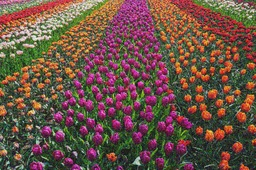
#> input picture data/noisy_flower.jpg, 256 x 170 px, shrunk from 1000 x 666 before the run, found by its file name
$ python mod_1_tulips.py
#> lines starting #> are read from the running program, lines starting #| are printed output that depends on the picture; after the words box and inside, x2 and y2 are one past the last pixel; in counts of white or black regions, pixels touching at a corner belong together
#> further down, tulips is the input picture: shape (170, 256, 3); mean R, G, B 107.8, 82.5, 69.6
#> `tulips_hsv = skimage.color.rgb2hsv(tulips)`: tulips_hsv: shape (170, 256, 3) float64; mean of channels 0, 1, 2 0.366, 0.453, 0.454
### src/plot_funcs.py
"""!@file plot_funcs.py
@brief Python script containing all plotting functions
for the Image Analysis Coursework

@details List of functions:
- plot_fitted_lines: Plot the fitted lines for the given parameters
- plot_signal_vector: Plot the signal vector
- plot_riverside: Plot the riverside image
- plot_daubechies: Plot the Daubechies wavelet coefficients
- plot_reconstruct_image: Plot the reconstructed image
- plot_tulips_hsv: Plot the Hue, Saturation, and Value channels of the tulips image
- plot_hue_hist: Plot the histogram of the hue channel


@author T. Breitburd on 04/06/2024"""


import os
import matplotlib.pyplot as plt

# Define the plotting style
plt.style.use("seaborn-v0_8-darkgrid")


# [156 lines left out: functions plot_fitted_lines, plot_signal_vector, plot_riverside, plot_daubechies, plot_reconstruct_image, not called in this run]


def plot_tulips_hsv(tulips_hsv):
    """!@brief Function to plot the Hue, Saturation, and Value channels of the tulips image

    @param tulips_hsv the tulips image in HSV format, numpy array

    @return None"""

    # Plot grayscale image of all three channels
    fig, ax = plt.subplots(1, 3, figsize=(15, 5))

    for i, channel in enumerate(["Hue", "Saturation", "Value"]):
        ax[i].imshow(tulips_hsv[:, :, i], cmap="gray")
        ax[i].set_title(f"{channel} Channel")
        ax[i].grid(False)

    plt.tight_layout()
    # Save the plot
    cur_dir = os.getcwd()
    plots_dir = os.path.join(cur_dir, "Plots")
    os.makedirs(plots_dir, exist_ok=True)

    plot_dir = os.path.join(plots_dir, "tulip_hsv.png")
    plt.savefig(plot_dir)
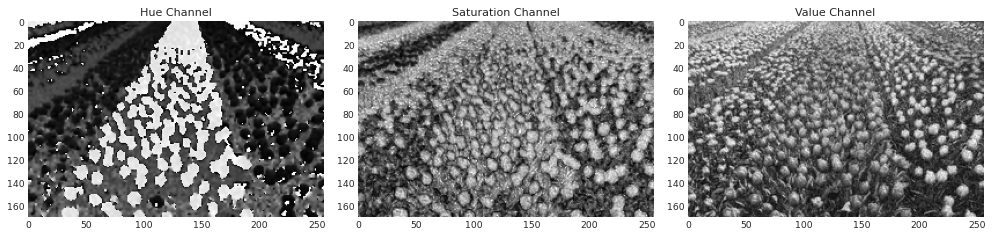
#> figure drawn by matplotlib, 3 panels

    plt.close()


def plot_hue_hist(hue_channel):
    """!@brief Function to plot the histogram of the hue channel

    @param hue_channel the hue channel of the tulips image, numpy array

    @return None"""

    # Plot the histogram of the hue values
    plt.figure(figsize=(10, 6))

    # Get the histogram of the hue values
    _, bin_centres, bins = plt.hist(hue_channel.ravel(), bins=200)
#> bin_centres = 201 values from 0 to 0.999; bins = 200 items

    # Overlay hue values on the histogram
    for patch, hue in zip(bins, bin_centres):
        patch.set_facecolor(plt.cm.hsv(hue))
#> this loop made 200 passes
#> hue on passes 1 to 3: 0, 0.00499, 0.00999

    plt.title("Hue Histogram with HSV Hue Overlaid")
    plt.xlabel("Hue value")
    plt.ylabel("Frequency")

    # Save the plot
    cur_dir = os.getcwd()
    plots_dir = os.path.join(cur_dir, "Plots")
    os.makedirs(plots_dir, exist_ok=True)

    plot_dir = os.path.join(plots_dir, "tulip_hue_hist.png")
    plt.savefig(plot_dir)
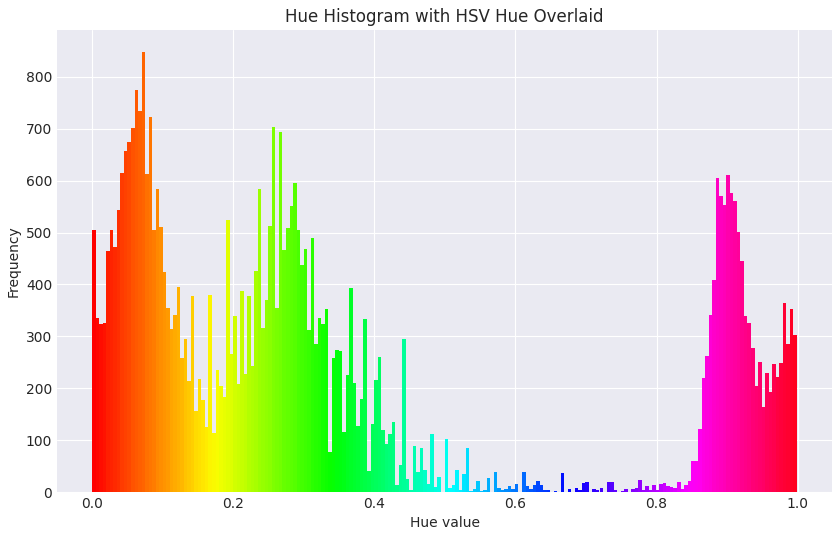
#> figure drawn by matplotlib, 1 panel; tallest bar 848 high, from x = 0.0699 to 0.0749

    plt.close()

### src/mod_1_tulips.py
"""!@file mod_1_tulips.py

@brief This file contains code for the segmentation of the tulips image

@details The tulips are segmented using the Hue channel of the HSV color space.
The image is thresholded using Otsu's method, and opening is applied
to remove the small white spots. The Chan-Vese segmentation algorithm is then applied
to segment the tulips. The final mask is then opened to remove any remaining noise.

@author T.Breitburd on 09/06/2024"""


import skimage
import numpy as np
import matplotlib.pyplot as plt
from skimage.filters import threshold_otsu
from skimage.morphology import opening, disk
from skimage.segmentation import chan_vese
import os
from plot_funcs import plot_tulips_hsv, plot_hue_hist

# Set the random seed
np.random.seed(75016)

# Load the image
tulips = skimage.io.imread("./data/noisy_flower.jpg")
tulips = tulips[:, :, :3]

# ----------------------------------------
# Preprocess the image
# ----------------------------------------

# Switch to Hue-Saturation-Value (HSV) color space
tulips_hsv = skimage.color.rgb2hsv(tulips)

# Plot grayscale image of each channel of the HSV image
plot_tulips_hsv(tulips_hsv)

# Plot the histogram of the Hue channel
plot_hue_hist(tulips_hsv[:, :, 0])

# ----------------------------------------
# Segmentation
# ----------------------------------------

# Threshold the image on hue channel
thresh = threshold_otsu(tulips_hsv[:, :, 0])
#> thresh = 0.544
tulips_mask = tulips_hsv[:, :, 0] > thresh
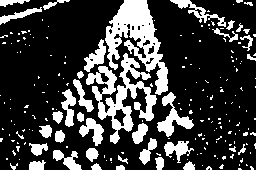
#> tulips_mask: shape (170, 256) bool; 24.1% white; 205 white regions (166 under 20 px), largest, box (x1, y1, x2, y2) and area: (105, 0, 168, 95) 2518, (86, 53, 157, 144) 2214, (157, 92, 194, 137) 568

# Apply opening to remove the small white spots, and keep the larger ones (purple tulips)
op_mask = opening(tulips_mask)
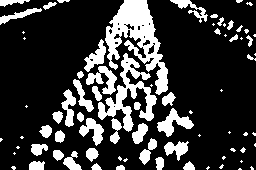
#> op_mask: shape (170, 256) bool; 22% white; 77 white regions (34 under 20 px), largest, box (x1, y1, x2, y2) and area: (105, 0, 168, 95) 2471, (98, 53, 157, 132) 1459, (157, 108, 194, 137) 439

print("Image thresholded.")

# Gaussian blur to smooth the mask
blurred_mask = skimage.filters.gaussian(op_mask, sigma=2)
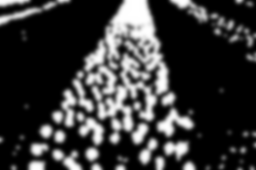
#> blurred_mask: shape (170, 256) float64; min 0, max 1, mean 0.22

# Apply the Chan-Vese segmentation, get
cv_mask = chan_vese(blurred_mask, mu=0.1, lambda2=1.5)
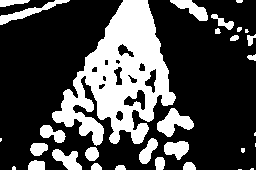
#> cv_mask: shape (170, 256) bool; 29% white; 31 white regions (9 under 20 px), largest, box (x1, y1, x2, y2) and area: (52, 0, 176, 146) 8693, (157, 108, 194, 137) 548, (0, 0, 70, 25) 423

# Apply opening
cv_mask_op = opening(cv_mask, disk(4))
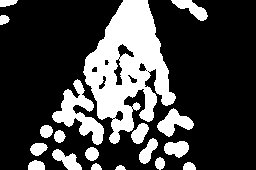
#> cv_mask_op: shape (170, 256) bool; 26.1% white; 19 white regions, largest, box (x1, y1, x2, y2) and area: (83, 0, 176, 144) 6871, (52, 79, 104, 145) 1311, (157, 108, 194, 137) 528

print("Segmentation done.")

# ----------------------------------------
# Plot the results
# ----------------------------------------

fig, ax = plt.subplots(2, 2, figsize=(10, 10))

ax[0, 0].imshow(tulips)
ax[0, 0].set_title("Original Image")
ax[0, 0].grid(False)

ax[0, 1].imshow(blurred_mask, cmap="gray")
ax[0, 1].set_title("Blurred Binary Image")
ax[0, 1].grid(False)

ax[1, 0].imshow(cv_mask, cmap="gray")
ax[1, 0].set_title("Chan-Vese Segmentation")
ax[1, 0].grid(False)

ax[1, 1].imshow(cv_mask_op, cmap="gray")
ax[1, 1].set_title("Opened Final Image")
ax[1, 1].grid(False)

plt.tight_layout()
# Save the plot
cur_dir = os.getcwd()
plots_dir = os.path.join(cur_dir, "Plots")
os.makedirs(plots_dir, exist_ok=True)

plot_dir = os.path.join(plots_dir, "tulip_segmentation.png")
plt.savefig(plot_dir)

plt.close()
